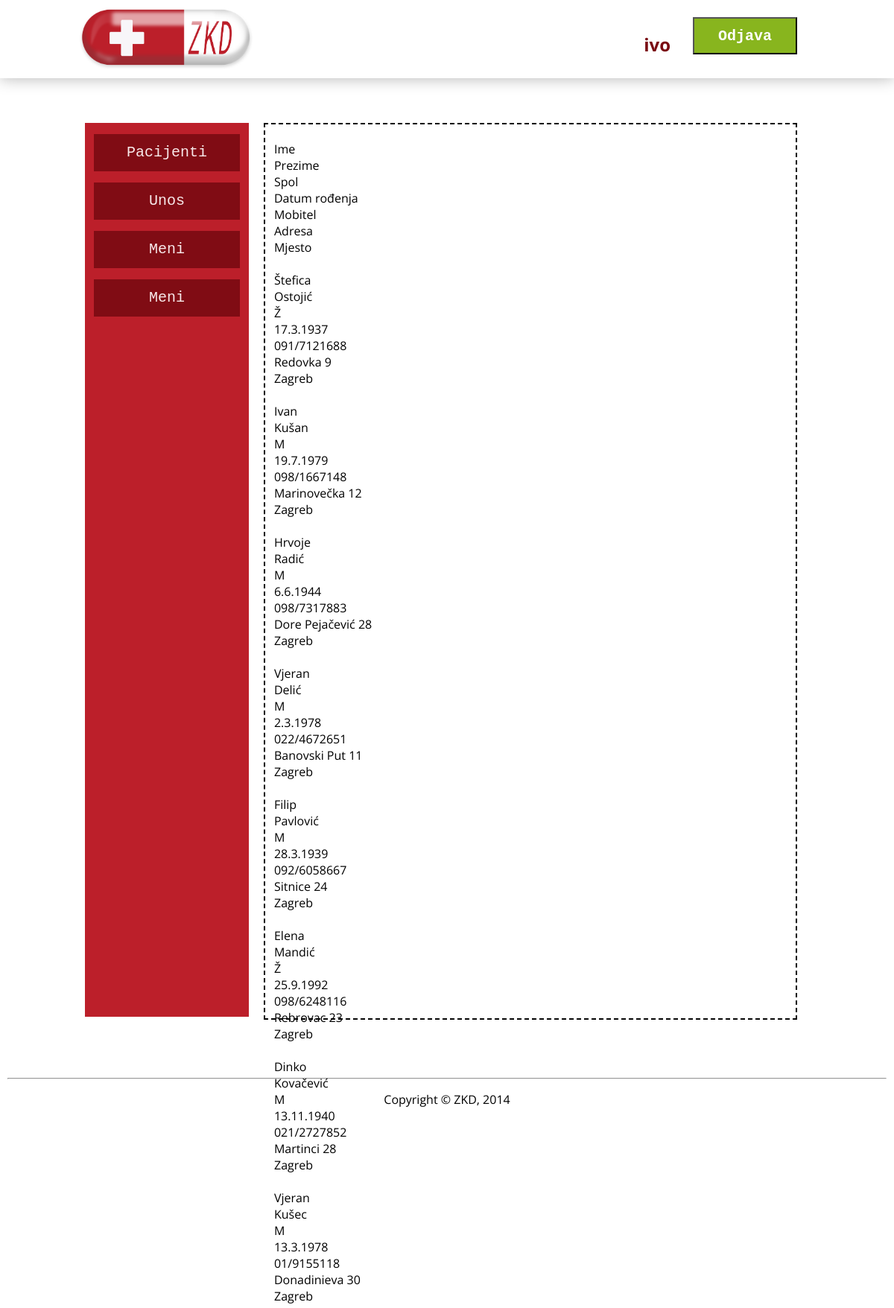
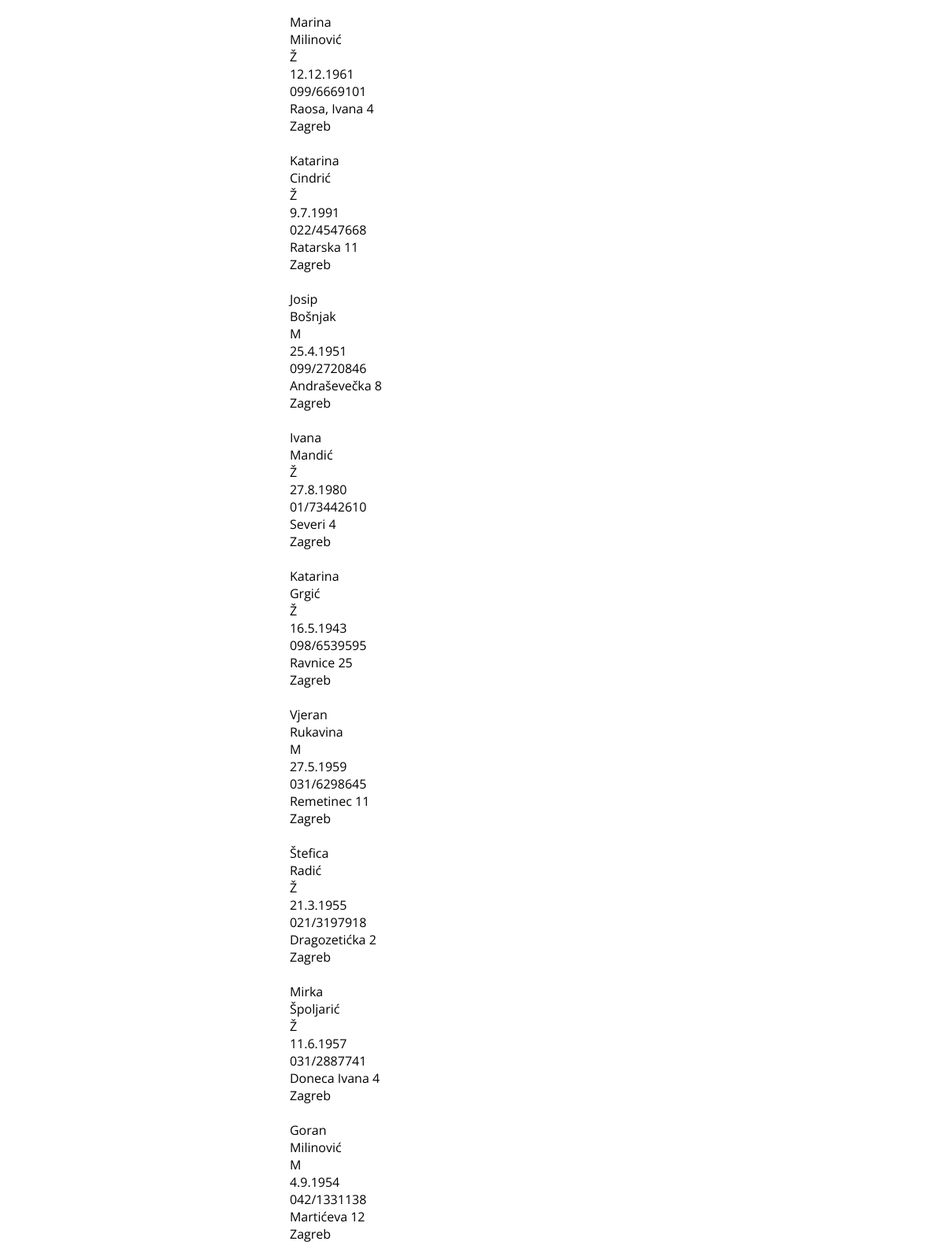
The page /lab3/baza.php (signed in, upper part) on the database its author committed (2 pictures, top to bottom).
### tables this page shows
CREATE TABLE IF NOT EXISTS `pacijenti` (
  `ime` text NOT NULL,
  `prezime` text NOT NULL,
  `spol` text NOT NULL,
  `datumrodenja` text NOT NULL,
  `mobitel` text NOT NULL,
  `adresa` text NOT NULL,
  `mjesto` text NOT NULL
);

### lab3/baza.php (the view, shortened to what this page needs)
<!DOCTYPE html>
<html>
<head>
  <link rel="stylesheet" href="normalize.css" />
  <link rel="stylesheet" href="grid.css" />
  <link rel="stylesheet" href="stil.css" />
</head>
<body>
  <header class="site-header">
     <div class="row">
         <img src="images/logo.png">
         <div class="gumb column column-2">
	        <a href="login.html"><button type="button" class="bttn" >Odjava</button></a>
	     </div>
         <div class="korisnik column column-3">
    		 <h2>
				   <?php
                    echo $_SESSION['pac'];
                    ?>
			</h2>
	     </div>
     </div>
  </header>
  <section class="gray-boxes row">
    <div class="meni column column-3">
	  <div class="izbor column column 2">
		  <a href="pacijenti.php">Pacijenti</a>
      </div>
	  <div class="izbor column column 2">
		  <a href="unos.php">Unos</a>
      </div>
	  <div class="izbor column column 2">
		   <a href="#">Meni</a>
      </div>
	  <div class="izbor column column 2">
		  <a href="#">Meni</a>
      </div>
    </div>
    <div class="sadrzaj column column-9">
            <?php
                    $con=mysqli_connect("localhost","root","123","zdk");
					    mysqli_query($con,"SET NAMES 'utf8'");
					    mysqli_query($con,"SET CHARACTER_SET 'utf8'");
					    $result = mysqli_query($con,"SELECT * FROM pacijenti");
					  while($row = mysqli_fetch_array($result))
					    {
					   echo
							'</br>'. $row['ime'] .'</br>'.
                         	$row['prezime'] .'</br>'	.
					         $row['spol'] .'</br>'.
							 $row['datumrodenja'] .'</br>'.
							 $row['mobitel'] .'</br>'.
							 $row['adresa'] .'</br>'.
							 $row['mjesto'] .'</br>';
					    }
			?>
     </div>
  </section>
  <footer class="site-footer">
	<hr>
    <p>Copyright &copy; ZKD, 2014</p>
  </footer>
</body>
</html>

### lab3/grid.css (style rules this page uses)
.row:before, .row:after, .column:before, .column:after, .cf:before, .cf:after { content: " "; display: table; }
.row:after, .column:after, .cf:after { clear: both; }
.row, .column, .cf { *zoom: 1; }
.column-2 { width: 140px; }
.column-3 { width: 220px; }
.column-9 { width: 700px; }
.column-2 { width: 14.58333333333333%; }
.column-3 { width: 22.91666666666667%; }
.column-9 { width: 72.91666666666667%; }
.column { margin: 0 1.041666666666667%; float: left; }
.row { max-width: 960px; margin: 0 auto; }

### lab3/stil.css (style rules this page uses)
body { margin: 0; padding: 0; font-family: 'Open Sans', Helvetica, sans-serif; }
img { max-width: 100%; }
h1, h2 { color: #028A9E; }
.site-header { background: #FFF; padding: 0px 0; -webkit-box-shadow: 0 0 20px rgba(0,0,0,0.3); -moz-box-shadow: 0 0 20px rgba(0,0,0,0.3); box-shadow: 0 0 20px rgba(0,0,0,0.3); width: 100%; }
.site-header img { width:250px; height:100px; margin-left: -23px; }
a { color: #DB5949; }
.gray-boxes { margin: 5% auto; margin-top:60px; }
.meni { height:1200px; background: #BC1F2A ; margin-left: -6px; }
.izbor { width: 89.1%; height:50px; margin-top:15px; margin-left: 12px; background:#7A0A12 ; opacity:0.9; }
.izbor a { height:40px; display:block; text-align:center; font-size:20px; font-family: "Lucida Console", Monaco, monospace; padding-top: 13px; color:#fff; text-decoration: none; }
.sadrzaj { height:1200px; border-style:dashed; border-width:2px; padding-left:12px; }
.korisnik { height:50px; float:right; padding-top: 23px; }
.korisnik h2 { color:#7A0A12 ; text-align:right; padding-right: 10px; }
.gumb { float:right; height:50px; padding-top: 23px; }
.bttn { background:#88B51E; height:50px; width:100%; font-size:20px; font-family: "Lucida Console", Monaco, monospace; font-weight: bold; color:#fff; }
.site-footer { margin-top: 20px; text-align: center; padding: 10px; background: #FFF; }

### rows shown on the page
pacijenti: ime "Ime", prezime "Prezime", spol "Spol", datumrodenja "Datum rođenja", mobitel "Mobitel", adresa "Adresa", mjesto "Mjesto"
pacijenti: ime "Štefica", prezime "Ostojić", spol "Ž", datumrodenja "17.3.1937", mobitel "091/7121688", adresa "Redovka 9", mjesto "Zagreb"
pacijenti: ime "Ivan", prezime "Kušan", spol "M", datumrodenja "19.7.1979", mobitel "098/1667148", adresa "Marinovečka 12", mjesto "Zagreb"
pacijenti: ime "Hrvoje", prezime "Radić", spol "M", datumrodenja "6.6.1944", mobitel "098/7317883", adresa "Dore Pejačević 28", mjesto "Zagreb"
pacijenti: ime "Vjeran", prezime "Delić", spol "M", datumrodenja "2.3.1978", mobitel "022/4672651", adresa "Banovski Put 11", mjesto "Zagreb"
pacijenti: ime "Filip", prezime "Pavlović", spol "M", datumrodenja "28.3.1939", mobitel "092/6058667", adresa "Sitnice 24", mjesto "Zagreb"
pacijenti: ime "Elena", prezime "Mandić", spol "Ž", datumrodenja "25.9.1992", mobitel "098/6248116", adresa "Rebrovac 23", mjesto "Zagreb"
pacijenti: mobitel "021/2727852", adresa "Martinci 28", mjesto "Zagreb"
pacijenti: ime "Vjeran", prezime "Kušec", spol "M", datumrodenja "13.3.1978", mobitel "01/9155118", adresa "Donadinieva 30", mjesto "Zagreb"
pacijenti: ime "Marina", prezime "Milinović", spol "Ž", datumrodenja "12.12.1961", mobitel "099/6669101", adresa "Raosa, Ivana 4", mjesto "Zagreb"
pacijenti: ime "Katarina", prezime "Cindrić", spol "Ž", datumrodenja "9.7.1991", mobitel "022/4547668", adresa "Ratarska 11", mjesto "Zagreb"
pacijenti: ime "Josip", prezime "Bošnjak", spol "M", datumrodenja "25.4.1951", mobitel "099/2720846", adresa "Andraševečka 8", mjesto "Zagreb"
pacijenti: ime "Ivana", prezime "Mandić", spol "Ž", datumrodenja "27.8.1980", mobitel "01/73442610", adresa "Severi 4", mjesto "Zagreb"
pacijenti: ime "Katarina", prezime "Grgić", spol "Ž", datumrodenja "16.5.1943", mobitel "098/6539595", adresa "Ravnice 25", mjesto "Zagreb"
pacijenti: ime "Vjeran", prezime "Rukavina", spol "M", datumrodenja "27.5.1959", mobitel "031/6298645", adresa "Remetinec 11", mjesto "Zagreb"
pacijenti: ime "Štefica", prezime "Radić", spol "Ž", datumrodenja "21.3.1955", mobitel "021/3197918", adresa "Dragozetićka 2", mjesto "Zagreb"
pacijenti: ime "Mirka", prezime "Špoljarić", spol "Ž", datumrodenja "11.6.1957", mobitel "031/2887741", adresa "Doneca Ivana 4", mjesto "Zagreb"
pacijenti: ime "Goran", prezime "Milinović", spol "M", datumrodenja "4.9.1954", mobitel "042/1331138", adresa "Martićeva 12", mjesto "Zagreb"

### other values the page prints
$_SESSION['pac'] "ivo"
